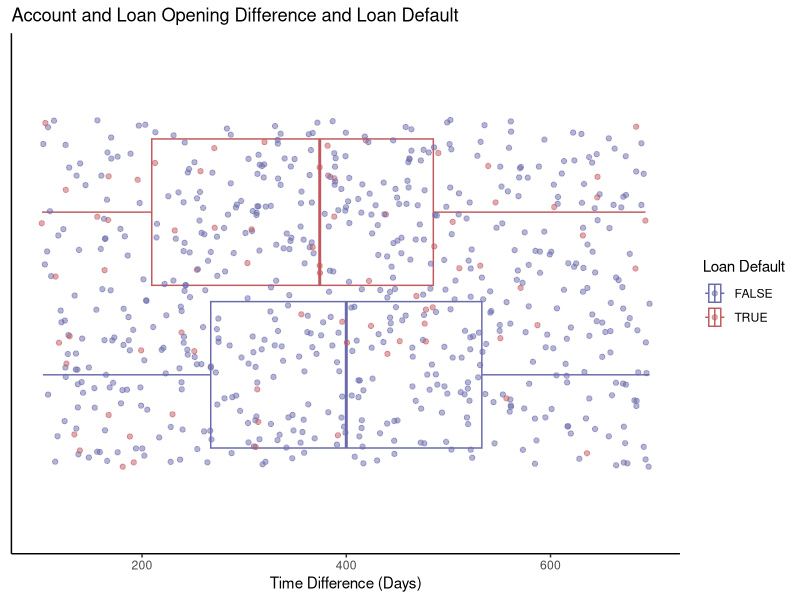

Source code (R):
## ---- chunk 1
library(tidyr)
library(dplyr)
library(ggplot2)
## ---- chunk 2
# Set working directory 
setwd("~/Desktop/ANLY 503/ANLY503_Portfolio/")
accounts <- read.csv("data/accounts_analytical.csv", header = TRUE)
## ---- chunk 3
# Filter out the account that have loans
loans <- accounts %>%
  filter(!is.na(loan_amount))%>%
  mutate(acct_creation_date = as.Date(acct_creation_date), loan_date = as.Date(loan_date), difference = loan_date-acct_creation_date)%>%
  select(account_id, acct_creation_date, loan_date, difference, loan_amount, loan_payment, loan_term, loan_status, loan_default)
## ---- chunk 4
g <- ggplot(loans, aes(x = difference, y = factor(1), color = loan_default))+
  geom_boxplot()+
  geom_jitter(alpha = 0.5)+
  theme(axis.text.x = element_text(angle=45, hjust = 1))+
  theme_classic()+  
  theme(axis.title.y = element_blank(),
        axis.text.y = element_blank(), 
        axis.ticks.y = element_blank())+
  scale_color_manual(values = c("#6a6aab", "#c2595e"))+
  xlab("Time Difference (Days)")+
  ggtitle("Account and Loan Opening Difference and Loan Default")+
  labs(color = "Loan Default")

g
